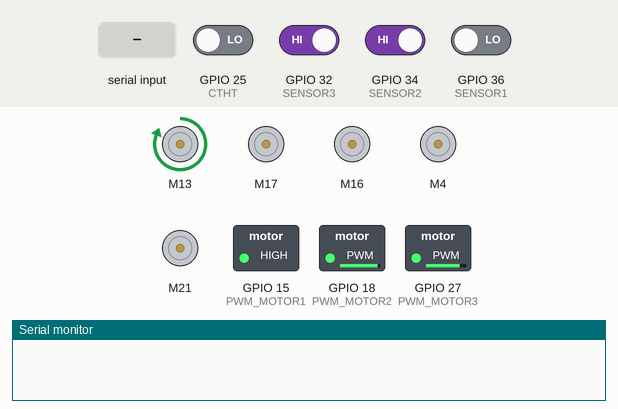
Recording of a program running on a simulated ESP32. Parts: 5 × DC motor (green arrow = forward, orange = backward, longer = faster), switched loads named in the program (green lamp = pin HIGH), the last lines printed to the serial monitor. The test bench sets the inputs (shaded band); at power-on: GPIO 32 (SENSOR3), GPIO 34 (SENSOR2) HIGH, GPIO 25 (CTHT), GPIO 36 (SENSOR1) LOW.

Above: at 1.2 s.
1.3 s: "A" received over Serial
At 1.6 s:
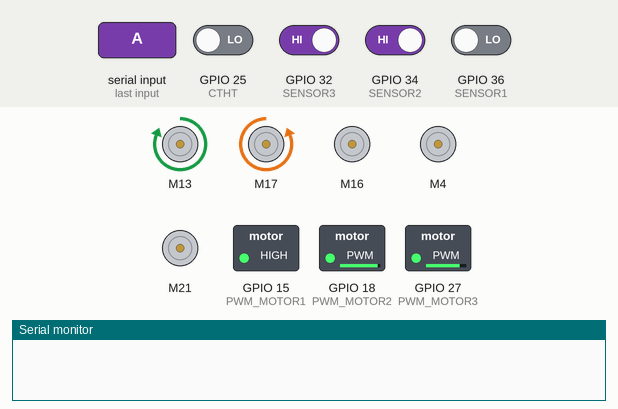
2.8 s: GPIO 34 (SENSOR2) driven LOW
At 4.7 s:
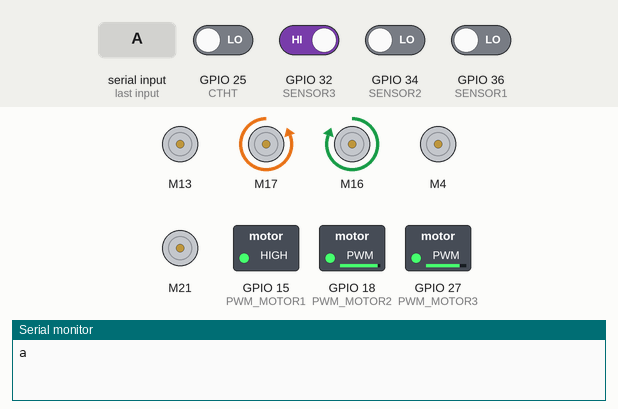
5.8 s: "s" received over Serial
At 6.8 s:
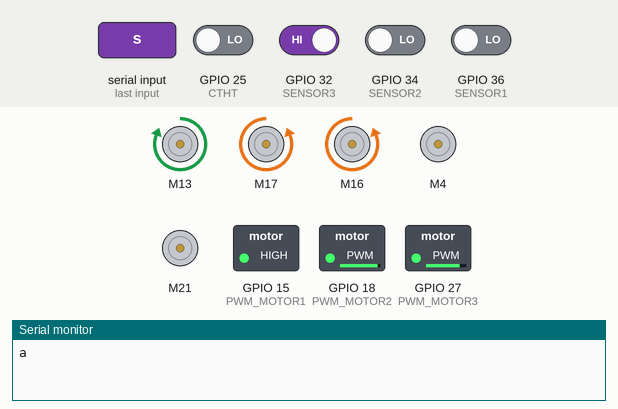
8.8 s: GPIO 25 (CTHT) driven HIGH
At 11.5 s:
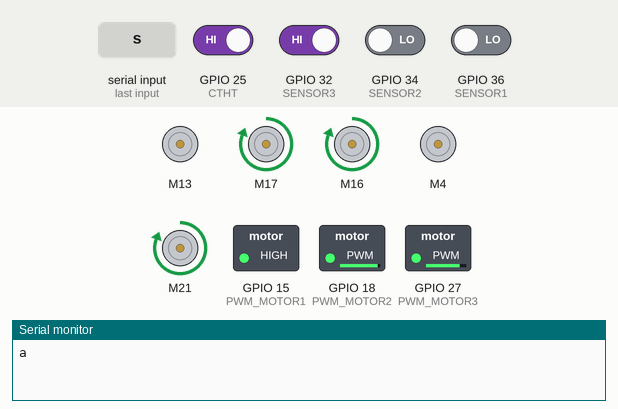
11.8 s: GPIO 25 (CTHT) driven LOW
At 12.5 s:
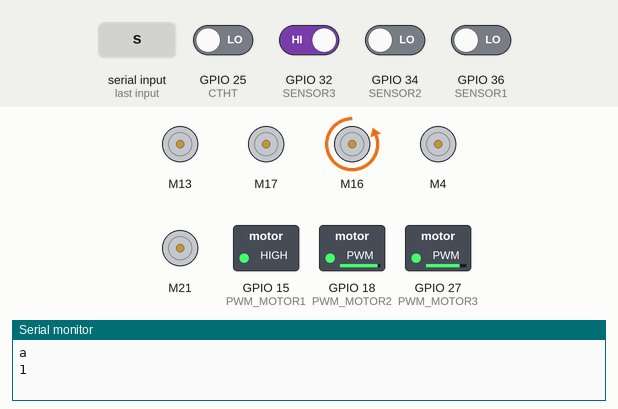
14.8 s: "2" received over Serial
At 18.3 s:
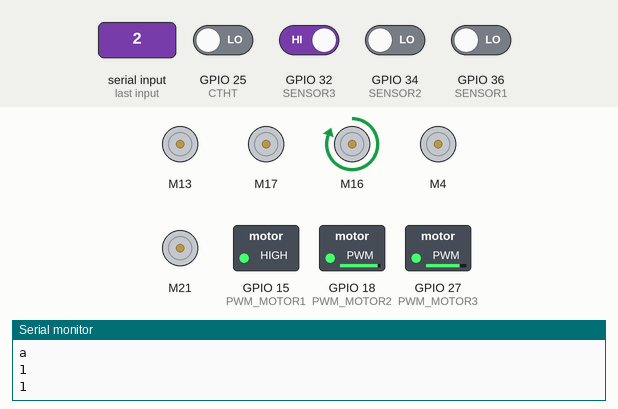
Timing chart, 0 to 18.8 s (numbered marks = the images above; inputs shaded):
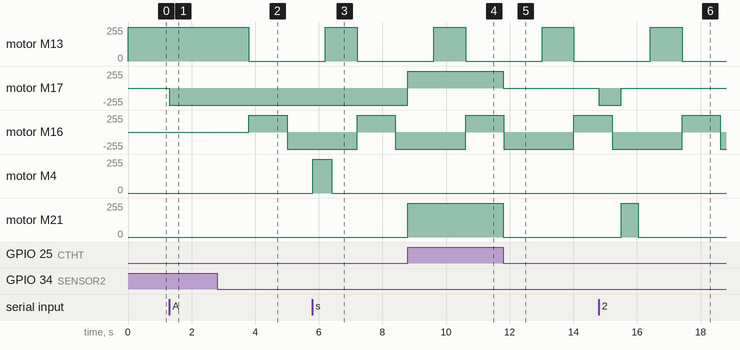

Measured:
- after the input at 1.3 s, motor M17: stopped → backward 255/255 at once
- after the input at 2.8 s, motor M13: forward 255/255 → stopped after 1.0 s; motor M16: stopped → forward 255/255 after 1.0 s, → backward 255/255 1.2 s later
- after the input at 5.8 s, motor M4: stopped → forward 255/255 at once, → stopped 0.60 s later
- after the input at 8.8 s, motor M17: backward 255/255 → forward 255/255 at once; motor M21: stopped → forward 255/255 at once
- after the input at 11.8 s, motor M17, motor M21: forward 255/255 → stopped at once
- after the input at 14.8 s, motor M17: stopped → backward 255/255 at once, → stopped 0.70 s later; motor M21: stopped → forward 255/255 after 0.70 s, → stopped 0.54 s later

The program:

main.cpp
```cpp
#include <Arduino.h>
#include "L298N.h"

//link variable
TaskHandle_t Task1;
TaskHandle_t Task2;
/*Động cơ cần điều khiển tốc độ*/
// Động cơ bằng chuyền 1
#define PWM_MOTOR1 15
#define IN1_MOTOR1 4
#define IN2_MOTOR1 2

// Động cơ băng chuyền 2
#define PWM_MOTOR2 18
#define IN1_MOTOR2 13
#define IN2_MOTOR2 19

// Động cơ xoay quýt
#define PWM_MOTOR3 27
#define IN1_MOTOR3 21
#define IN2_MOTOR3 22

/*Xilanh điện ko cần điều khiển tốc độ*/
//Xilanh điện 1
#define IN1_CYLINDER1 17
#define IN2_CYLINDER1 5
// //xilanh điện 2
#define IN1_CYLINDER2 16
#define IN2_CYLINDER2 33
// //Xilanh điện 3
#define IN1_CYLINDER3 23
#define IN2_CYLINDER3 26
//Công tắc hành trình
#define CTHT 25
//Cảm biến tiệm cận
#define SENSOR1 36
#define SENSOR2 34
#define SENSOR3 32

L298N motor1(IN1_MOTOR1, IN2_MOTOR1);
L298N motor2(IN1_MOTOR2, IN2_MOTOR2);
L298N motor3(IN1_MOTOR3, IN2_MOTOR3);

L298N cylinder1(IN1_CYLINDER1, IN2_CYLINDER1);
L298N cylinder2(IN1_CYLINDER2, IN2_CYLINDER2);
L298N cylinder3(IN1_CYLINDER3, IN2_CYLINDER3);

uint16_t mytime = 700;
uint8_t ledstatus = 0;
bool mystop = true;
bool mystop1 = true;
bool mystop2 = true;
uint8_t status_xl1 = 0;
uint8_t loaiquyt = 0;
uint8_t process = 1;
uint8_t process1 = 1;
uint8_t process2 = 1;
uint8_t process3 = 1;
// put function declarations here:
void checkcylinder();
void setSpeedMotor_1(int duty);
void setSpeedMotor_2(int duty);
void setSpeedMotor_3(int duty);
String data;
char dulieu;

void task2(void *pvParameters) {
  while (1) {
    motor2.forward();
    if(digitalRead(SENSOR2) == 0 && loaiquyt == 1){
      delay(1000);
      motor2.stop();
      cylinder2.forward();
      delay(1200);
      cylinder2.backward();
      delay(1200);
      motor2.backward();
    }

    if(digitalRead(SENSOR3) == 0 && loaiquyt == 2){
      delay(650);
      motor2.stop();
      cylinder3.forward();
      delay(1200);
      cylinder3.backward();
      delay(1200);
      motor2.backward();
    }
    vTaskDelay(5);
  }
}

void setup() {
  Serial.begin(115200);
  // put your setup code here, to run once:
  //Cấu hình cảm biến tiệm cận và công tắc hành trình
  pinMode(SENSOR1, INPUT);
  pinMode(SENSOR2, INPUT);
  pinMode(SENSOR3, INPUT);
  pinMode(CTHT, INPUT);

  // Initialize channels
  // channels 0-15, resolution 1-16 bits, freq limits depend on resolution
  // ledcSetup(uint8_t channel, uint32_t freq, uint8_t resolution_bits);
  ledcSetup(1, 12000, 8); // 12 kHz PWM, 8-bit resolution
  ledcSetup(2, 12000, 8);
  ledcSetup(3, 12000, 8);

  // assign motor speed pins to channels
  ledcAttachPin(PWM_MOTOR1, 1);
  ledcAttachPin(PWM_MOTOR2, 2);
  ledcAttachPin(PWM_MOTOR3, 3);

  setSpeedMotor_1(255);
  setSpeedMotor_2(240);
  setSpeedMotor_3(215);

  xTaskCreatePinnedToCore(
    task2,              // Function to run on Core 0
    "Task2",            // Name of the task
    10000,              // Stack size (bytes)
    NULL,               // Task parameters
    1,                  // Priority
    &Task2,             // Task handle
    0                   // Core to run the task on (Core 0)
  );
}

void loop()
{
  if(Serial.available() > 0) //Cho du lieu
  {
    dulieu = Serial.read();
    // dulieu.trim();
    if(dulieu == 's') //Bat dau chay he thong
    {
      while(mystop){
        if(process1 == 1){
          motor1.forward();
          if(digitalRead(SENSOR1) == 0){
          delay(600);// Delay mot khoang cho toi can day
          motor1.stop();
          process1 = 2;
          }
        }

        if(process1 == 2){
          if(digitalRead(CTHT) == 1){
            cylinder1.forward();
            motor3.forward();
            status_xl1 = 1;
          }
          if(digitalRead(CTHT) == 0 && status_xl1 == 1){
            cylinder1.stop();
            motor3.stop();
            Serial.println("1");
            process1 = 1;

            mystop = false;
          }
        }

        // if(mystop == 1){
        //   mystop = 0;
        //   break;
        // }
        // vTaskDelay(1);
      }
    }

    if(dulieu == '2')
    {
      while(mystop1){
        //Nhich ra mot chut xoay
        if(process2 == 1){
          cylinder1.backward();
          delay(mytime);
          cylinder1.stop();
          motor3.forward();
          delay(540);
          //----------Chuong trinh xoay--------------
          //  delay(2000);
          //---------------------
          process2 = 2;
        }
        //Đẩy vào đụng ctht va gui tin hieu lay du lieu
        if(process2 == 2){
          if(digitalRead(CTHT) == 1){
            cylinder1.forward();
            motor3.forward();
            status_xl1 = 1;
          }
          if(digitalRead(CTHT) == 0 && status_xl1 == 1){
            cylinder1.stop();
            motor3.stop();
            Serial.println("1");

            process2 = 1;
            mystop1 = false;
          }
        }
      }
    }

    if(dulieu == '3')
    {
      while(mystop2){
        //Nhich ra mot chut Xoay quýt 120 độ
        if(process3 == 1){
          cylinder1.backward();
          delay(mytime);
          cylinder1.stop();
          motor3.forward();
          delay(500);
          //Chuong trinh xoay--------------
          // delay(2000);
          //---------------------
          process3 = 2;
        }
        //Đẩy vào đụng ctht va gui tin hieu lay du lieu
        if(process3 == 2){
          if(digitalRead(CTHT) == 1){
            cylinder1.forward();
            motor3.forward();
            status_xl1 = 1;
          }
          if(digitalRead(CTHT) == 0 && status_xl1 == 1){
            cylinder1.stop();
            motor3.stop();
            Serial.println("1");
            process3 = 1;
            mystop2 = false;
          }
        }
      }
    }

    if(dulieu == 'A')
    {
      loaiquyt = 1;
      cylinder1.backward();
      delay(2300);
      mystop = true;
      mystop1 = true;
      mystop2 = true;
      Serial.println("a");
    }

    if(dulieu == 'B'){
      loaiquyt = 2;
      cylinder1.backward();
      delay(2300);
      mystop = true;
      mystop1 = true;
      mystop2 = true;
      Serial.println("a");
    }

    if(dulieu == 'C')
    {
      loaiquyt = 3;
      cylinder1.backward();
      delay(2300);
      mystop = true;
      mystop1 = true;
      mystop2 = true;
      Serial.println("a");
    }

    if(dulieu == 'v') cylinder1.backward();
  }
  // vTaskDelay(1);
}

// put function definitions here:

// // Chương trình kiểm tra xilanh điện
void checkcylinder(void){
  // cylinder1.forward();
  cylinder2.forward();
  cylinder3.forward();
  delay(200);
  // cylinder1.stop();
  cylinder2.stop();
  cylinder3.stop();
  delay(500);
  // cylinder1.forward();
  cylinder2.forward();
  cylinder3.forward();
  delay(200);
  // cylinder1.stop();
  cylinder2.stop();
  cylinder3.stop();
  delay(500);// cylinder1.forward();
  cylinder2.forward();
  cylinder3.forward();
  delay(200);
  // cylinder1.stop();
  cylinder2.stop();
  cylinder3.stop();
  delay(500);
  // cylinder1.backward();
  cylinder2.backward();
  cylinder3.backward();
  delay(2000);
}

void setSpeedMotor_1(int duty){
  ledcWrite(1, duty);
}

void setSpeedMotor_2(int duty){
  ledcWrite(2, duty);
}

void setSpeedMotor_3(int duty){
  ledcWrite(3, duty);
}
```
